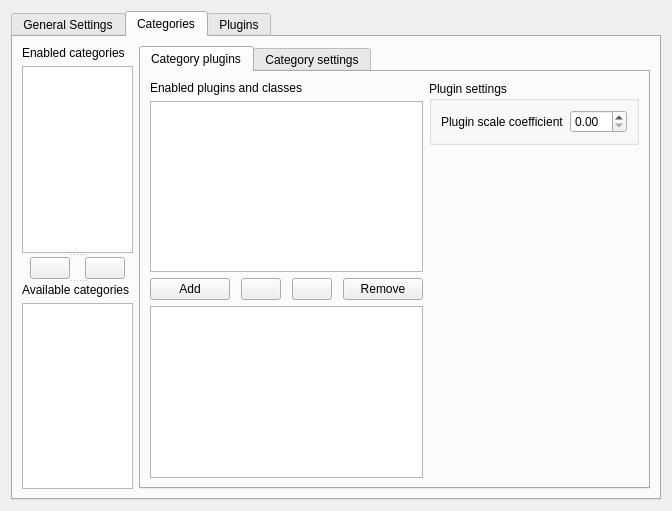
<?xml version="1.0" encoding="UTF-8"?>
<ui version="4.0">
 <class>Form</class>
 <widget class="QWidget" name="Form">
  <property name="geometry">
   <rect>
    <x>0</x>
    <y>0</y>
    <width>672</width>
    <height>511</height>
   </rect>
  </property>
  <layout class="QGridLayout" name="gridLayout">
   <item row="0" column="0">
    <widget class="KTabWidget" name="WebExSettings">
     <property name="currentIndex">
      <number>1</number>
     </property>
     <widget class="QWidget" name="general_settings">
      <attribute name="title">
       <string>General Settings</string>
      </attribute>
      <widget class="QWidget" name="advanced_widget" native="true">
       <property name="geometry">
        <rect>
         <x>10</x>
         <y>230</y>
         <width>336</width>
         <height>62</height>
        </rect>
       </property>
       <layout class="QVBoxLayout" name="verticalLayout">
        <item>
         <layout class="QHBoxLayout" name="horizontalLayout_3">
          <item>
           <widget class="QLabel" name="label_2">
            <property name="text">
             <string>Maximum resource analyzers per category</string>
            </property>
           </widget>
          </item>
          <item>
           <widget class="KIntSpinBox" name="kintspinbox_2"/>
          </item>
         </layout>
        </item>
        <item>
         <layout class="QHBoxLayout" name="horizontalLayout_2">
          <item>
           <widget class="QLabel" name="label_3">
            <property name="text">
             <string>Maximum resource analyzers</string>
            </property>
           </widget>
          </item>
          <item>
           <spacer name="horizontalSpacer">
            <property name="orientation">
             <enum>Qt::Horizontal</enum>
            </property>
            <property name="sizeHint" stdset="0">
             <size>
              <width>40</width>
              <height>20</height>
             </size>
            </property>
           </spacer>
          </item>
          <item>
           <widget class="KIntSpinBox" name="kintspinbox_3"/>
          </item>
         </layout>
        </item>
       </layout>
      </widget>
      <widget class="KPushButton" name="advanced_button">
       <property name="geometry">
        <rect>
         <x>10</x>
         <y>200</y>
         <width>151</width>
         <height>24</height>
        </rect>
       </property>
       <property name="sizePolicy">
        <sizepolicy hsizetype="Preferred" vsizetype="Fixed">
         <horstretch>0</horstretch>
         <verstretch>0</verstretch>
        </sizepolicy>
       </property>
       <property name="text">
        <string>Advanced&gt;&gt;</string>
       </property>
       <property name="checkable">
        <bool>true</bool>
       </property>
      </widget>
      <widget class="KActionSelector" name="kactionselector">
       <property name="geometry">
        <rect>
         <x>20</x>
         <y>60</y>
         <width>584</width>
         <height>219</height>
        </rect>
       </property>
       <property name="showUpDownButtons">
        <bool>true</bool>
       </property>
      </widget>
      <widget class="QWidget" name="">
       <property name="geometry">
        <rect>
         <x>10</x>
         <y>20</y>
         <width>295</width>
         <height>25</height>
        </rect>
       </property>
       <layout class="QHBoxLayout" name="horizontalLayout">
        <item>
         <widget class="QLabel" name="label">
          <property name="text">
           <string>Maximum categories simultaneously</string>
          </property>
         </widget>
        </item>
        <item>
         <widget class="KIntSpinBox" name="kintspinbox"/>
        </item>
       </layout>
      </widget>
     </widget>
     <widget class="QWidget" name="categories">
      <attribute name="title">
       <string>Categories</string>
      </attribute>
      <layout class="QHBoxLayout" name="horizontalLayout_7">
       <item>
        <widget class="QSplitter" name="splitter_2">
         <property name="orientation">
          <enum>Qt::Vertical</enum>
         </property>
         <widget class="QWidget" name="">
          <layout class="QVBoxLayout" name="verticalLayout_2">
           <item>
            <widget class="QLabel" name="label_4">
             <property name="text">
              <string>Enabled categories</string>
             </property>
            </widget>
           </item>
           <item>
            <widget class="KListWidget" name="enabled_categories_listwidget"/>
           </item>
          </layout>
         </widget>
         <widget class="QWidget" name="">
          <layout class="QHBoxLayout" name="horizontalLayout_4">
           <item>
            <spacer name="horizontalSpacer_4">
             <property name="orientation">
              <enum>Qt::Horizontal</enum>
             </property>
             <property name="sizeType">
              <enum>QSizePolicy::Expanding</enum>
             </property>
             <property name="sizeHint" stdset="0">
              <size>
               <width>40</width>
               <height>20</height>
              </size>
             </property>
            </spacer>
           </item>
           <item>
            <widget class="KArrowButton" name="karrowbutton"/>
           </item>
           <item>
            <spacer name="horizontalSpacer_2">
             <property name="orientation">
              <enum>Qt::Horizontal</enum>
             </property>
             <property name="sizeHint" stdset="0">
              <size>
               <width>40</width>
               <height>20</height>
              </size>
             </property>
            </spacer>
           </item>
           <item>
            <widget class="KArrowButton" name="karrowbutton_2">
             <property name="arrowType" stdset="0">
              <number>2</number>
             </property>
            </widget>
           </item>
           <item>
            <spacer name="horizontalSpacer_3">
             <property name="orientation">
              <enum>Qt::Horizontal</enum>
             </property>
             <property name="sizeHint" stdset="0">
              <size>
               <width>40</width>
               <height>20</height>
              </size>
             </property>
            </spacer>
           </item>
          </layout>
         </widget>
         <widget class="QWidget" name="layoutWidget">
          <layout class="QVBoxLayout" name="verticalLayout_3">
           <item>
            <widget class="QLabel" name="label_5">
             <property name="text">
              <string>Available categories</string>
             </property>
            </widget>
           </item>
           <item>
            <widget class="KListWidget" name="enabled_categories_listwidget_2"/>
           </item>
          </layout>
         </widget>
        </widget>
       </item>
       <item>
        <widget class="KTabWidget" name="category_tabwidget">
         <property name="currentIndex">
          <number>0</number>
         </property>
         <widget class="QWidget" name="tab_2">
          <attribute name="title">
           <string>Category plugins</string>
          </attribute>
          <layout class="QHBoxLayout" name="horizontalLayout_12">
           <item>
            <layout class="QVBoxLayout" name="verticalLayout_9">
             <item>
              <layout class="QVBoxLayout" name="verticalLayout_8">
               <item>
                <widget class="QLabel" name="label_12">
                 <property name="text">
                  <string>Enabled plugins and classes</string>
                 </property>
                </widget>
               </item>
               <item>
                <widget class="KListWidget" name="category_enabled_plugins"/>
               </item>
              </layout>
             </item>
             <item>
              <layout class="QHBoxLayout" name="horizontalLayout_8">
               <item>
                <widget class="KPushButton" name="add_plugin_button">
                 <property name="text">
                  <string>Add</string>
                 </property>
                 <property name="checkable">
                  <bool>true</bool>
                 </property>
                </widget>
               </item>
               <item>
                <spacer name="horizontalSpacer_9">
                 <property name="orientation">
                  <enum>Qt::Horizontal</enum>
                 </property>
                 <property name="sizeType">
                  <enum>QSizePolicy::Expanding</enum>
                 </property>
                 <property name="sizeHint" stdset="0">
                  <size>
                   <width>40</width>
                   <height>20</height>
                  </size>
                 </property>
                </spacer>
               </item>
               <item>
                <widget class="KArrowButton" name="add_plugin_arrowbutton"/>
               </item>
               <item>
                <spacer name="horizontalSpacer_10">
                 <property name="orientation">
                  <enum>Qt::Horizontal</enum>
                 </property>
                 <property name="sizeHint" stdset="0">
                  <size>
                   <width>40</width>
                   <height>20</height>
                  </size>
                 </property>
                </spacer>
               </item>
               <item>
                <widget class="KArrowButton" name="remove_plugin_arrowbutton">
                 <property name="arrowType" stdset="0">
                  <number>2</number>
                 </property>
                </widget>
               </item>
               <item>
                <spacer name="horizontalSpacer_11">
                 <property name="orientation">
                  <enum>Qt::Horizontal</enum>
                 </property>
                 <property name="sizeHint" stdset="0">
                  <size>
                   <width>40</width>
                   <height>20</height>
                  </size>
                 </property>
                </spacer>
               </item>
               <item>
                <widget class="KPushButton" name="remove_plugin_button">
                 <property name="text">
                  <string>Remove</string>
                 </property>
                </widget>
               </item>
              </layout>
             </item>
             <item>
              <layout class="QVBoxLayout" name="verticalLayout_6">
               <item>
                <widget class="KListWidget" name="category_availabel_plugins"/>
               </item>
              </layout>
             </item>
            </layout>
           </item>
           <item>
            <layout class="QVBoxLayout" name="verticalLayout_11">
             <item>
              <widget class="QGroupBox" name="groupBox">
               <property name="title">
                <string>Plugin settings</string>
               </property>
               <layout class="QVBoxLayout" name="verticalLayout_10">
                <item>
                 <layout class="QHBoxLayout" name="horizontalLayout_10">
                  <item>
                   <widget class="QLabel" name="label_14">
                    <property name="text">
                     <string>Plugin scale coefficient</string>
                    </property>
                   </widget>
                  </item>
                  <item>
                   <spacer name="horizontalSpacer_13">
                    <property name="orientation">
                     <enum>Qt::Horizontal</enum>
                    </property>
                    <property name="sizeHint" stdset="0">
                     <size>
                      <width>40</width>
                      <height>20</height>
                     </size>
                    </property>
                   </spacer>
                  </item>
                  <item>
                   <widget class="QDoubleSpinBox" name="doubleSpinBox_2"/>
                  </item>
                 </layout>
                </item>
               </layout>
              </widget>
             </item>
             <item>
              <spacer name="verticalSpacer_2">
               <property name="orientation">
                <enum>Qt::Vertical</enum>
               </property>
               <property name="sizeHint" stdset="0">
                <size>
                 <width>20</width>
                 <height>40</height>
                </size>
               </property>
              </spacer>
             </item>
            </layout>
           </item>
          </layout>
         </widget>
         <widget class="QWidget" name="tab">
          <attribute name="title">
           <string>Category settings</string>
          </attribute>
          <layout class="QHBoxLayout" name="horizontalLayout_11">
           <item>
            <widget class="QScrollArea" name="scrollArea">
             <property name="widgetResizable">
              <bool>true</bool>
             </property>
             <widget class="QWidget" name="scrollAreaWidgetContents">
              <property name="geometry">
               <rect>
                <x>0</x>
                <y>0</y>
                <width>447</width>
                <height>421</height>
               </rect>
              </property>
              <layout class="QVBoxLayout" name="verticalLayout_7">
               <item>
                <layout class="QGridLayout" name="gridLayout_2">
                 <item row="0" column="0">
                  <widget class="QLabel" name="label_6">
                   <property name="text">
                    <string>Query</string>
                   </property>
                  </widget>
                 </item>
                 <item row="0" column="2">
                  <widget class="KPushButton" name="query_show_button">
                   <property name="text">
                    <string>show&gt;&gt;</string>
                   </property>
                   <property name="checkable">
                    <bool>true</bool>
                   </property>
                  </widget>
                 </item>
                 <item row="1" column="0" colspan="3">
                  <widget class="KTextEdit" name="query_edit">
                   <property name="documentTitle">
                    <string/>
                   </property>
                   <property name="acceptRichText">
                    <bool>false</bool>
                   </property>
                  </widget>
                 </item>
                 <item row="0" column="1">
                  <spacer name="horizontalSpacer_5">
                   <property name="orientation">
                    <enum>Qt::Horizontal</enum>
                   </property>
                   <property name="sizeHint" stdset="0">
                    <size>
                     <width>40</width>
                     <height>20</height>
                    </size>
                   </property>
                  </spacer>
                 </item>
                </layout>
               </item>
               <item>
                <layout class="QGridLayout" name="gridLayout_4">
                 <item row="0" column="0">
                  <widget class="QLabel" name="label_9">
                   <property name="text">
                    <string>Query prefix</string>
                   </property>
                  </widget>
                 </item>
                 <item row="0" column="2">
                  <widget class="KPushButton" name="prefix_show_button">
                   <property name="text">
                    <string>show&gt;&gt;</string>
                   </property>
                   <property name="checkable">
                    <bool>true</bool>
                   </property>
                  </widget>
                 </item>
                 <item row="0" column="1">
                  <spacer name="horizontalSpacer_7">
                   <property name="orientation">
                    <enum>Qt::Horizontal</enum>
                   </property>
                   <property name="sizeHint" stdset="0">
                    <size>
                     <width>40</width>
                     <height>20</height>
                    </size>
                   </property>
                  </spacer>
                 </item>
                 <item row="1" column="0" colspan="3">
                  <widget class="KTextEdit" name="query_prefix_edit">
                   <property name="documentTitle">
                    <string/>
                   </property>
                   <property name="acceptRichText">
                    <bool>false</bool>
                   </property>
                  </widget>
                 </item>
                </layout>
               </item>
               <item>
                <layout class="QHBoxLayout" name="horizontalLayout_5">
                 <item>
                  <widget class="QLabel" name="label_7">
                   <property name="text">
                    <string>Polling interval</string>
                   </property>
                  </widget>
                 </item>
                 <item>
                  <spacer name="horizontalSpacer_8">
                   <property name="orientation">
                    <enum>Qt::Horizontal</enum>
                   </property>
                   <property name="sizeHint" stdset="0">
                    <size>
                     <width>40</width>
                     <height>20</height>
                    </size>
                   </property>
                  </spacer>
                 </item>
                 <item>
                  <widget class="KIntSpinBox" name="interval_spinbox"/>
                 </item>
                </layout>
               </item>
               <item>
                <layout class="QHBoxLayout" name="horizontalLayout_13">
                 <item>
                  <widget class="QLabel" name="label_16">
                   <property name="text">
                    <string>Plugin select algorithm</string>
                   </property>
                  </widget>
                 </item>
                 <item>
                  <spacer name="horizontalSpacer_15">
                   <property name="orientation">
                    <enum>Qt::Horizontal</enum>
                   </property>
                   <property name="sizeHint" stdset="0">
                    <size>
                     <width>40</width>
                     <height>20</height>
                    </size>
                   </property>
                  </spacer>
                 </item>
                 <item>
                  <widget class="KComboBox" name="plugin_algo_combobox">
                   <item>
                    <property name="text">
                     <string>All</string>
                    </property>
                   </item>
                   <item>
                    <property name="text">
                     <string>Stepwise</string>
                    </property>
                   </item>
                  </widget>
                 </item>
                </layout>
               </item>
               <item>
                <spacer name="verticalSpacer">
                 <property name="orientation">
                  <enum>Qt::Vertical</enum>
                 </property>
                 <property name="sizeHint" stdset="0">
                  <size>
                   <width>20</width>
                   <height>40</height>
                  </size>
                 </property>
                </spacer>
               </item>
              </layout>
             </widget>
            </widget>
           </item>
          </layout>
         </widget>
        </widget>
       </item>
      </layout>
     </widget>
     <widget class="QWidget" name="datapps">
      <attribute name="title">
       <string>Plugins</string>
      </attribute>
      <layout class="QHBoxLayout" name="horizontalLayout_6">
       <item>
        <layout class="QVBoxLayout" name="verticalLayout_4">
         <item>
          <widget class="QLabel" name="label_10">
           <property name="text">
            <string>Plugins</string>
           </property>
          </widget>
         </item>
         <item>
          <widget class="KListWidget" name="plugins_listwidget">
           <property name="sizePolicy">
            <sizepolicy hsizetype="Minimum" vsizetype="Expanding">
             <horstretch>0</horstretch>
             <verstretch>0</verstretch>
            </sizepolicy>
           </property>
          </widget>
         </item>
        </layout>
       </item>
       <item>
        <widget class="QGroupBox" name="groupBox_2">
         <property name="sizePolicy">
          <sizepolicy hsizetype="Expanding" vsizetype="Preferred">
           <horstretch>0</horstretch>
           <verstretch>0</verstretch>
          </sizepolicy>
         </property>
         <property name="title">
          <string>Plugin settings</string>
         </property>
         <layout class="QVBoxLayout" name="verticalLayout_5">
          <item>
           <widget class="QScrollArea" name="scrollArea_2">
            <property name="widgetResizable">
             <bool>true</bool>
            </property>
            <widget class="QWidget" name="scrollAreaWidgetContents_2">
             <property name="geometry">
              <rect>
               <x>0</x>
               <y>0</y>
               <width>362</width>
               <height>418</height>
              </rect>
             </property>
            </widget>
           </widget>
          </item>
         </layout>
        </widget>
       </item>
      </layout>
     </widget>
    </widget>
   </item>
  </layout>
 </widget>
 <customwidgets>
  <customwidget>
   <class>KIntSpinBox</class>
   <extends>QSpinBox</extends>
   <header>knuminput.h</header>
  </customwidget>
  <customwidget>
   <class>KListWidget</class>
   <extends>QListWidget</extends>
   <header>klistwidget.h</header>
  </customwidget>
  <customwidget>
   <class>KArrowButton</class>
   <extends>QPushButton</extends>
   <header>karrowbutton.h</header>
  </customwidget>
  <customwidget>
   <class>KPushButton</class>
   <extends>QPushButton</extends>
   <header>kpushbutton.h</header>
  </customwidget>
  <customwidget>
   <class>KComboBox</class>
   <extends>QComboBox</extends>
   <header>kcombobox.h</header>
  </customwidget>
  <customwidget>
   <class>KTabWidget</class>
   <extends>QTabWidget</extends>
   <header>ktabwidget.h</header>
   <container>1</container>
  </customwidget>
  <customwidget>
   <class>KActionSelector</class>
   <extends>QWidget</extends>
   <header>kactionselector.h</header>
  </customwidget>
  <customwidget>
   <class>KTextEdit</class>
   <extends>QTextEdit</extends>
   <header>ktextedit.h</header>
  </customwidget>
 </customwidgets>
 <resources/>
 <connections>
  <connection>
   <sender>advanced_button</sender>
   <signal>toggled(bool)</signal>
   <receiver>advanced_widget</receiver>
   <slot>setVisible(bool)</slot>
   <hints>
    <hint type="sourcelabel">
     <x>93</x>
     <y>241</y>
    </hint>
    <hint type="destinationlabel">
     <x>185</x>
     <y>290</y>
    </hint>
   </hints>
  </connection>
  <connection>
   <sender>query_show_button</sender>
   <signal>toggled(bool)</signal>
   <receiver>query_edit</receiver>
   <slot>setVisible(bool)</slot>
   <hints>
    <hint type="sourcelabel">
     <x>585</x>
     <y>52</y>
    </hint>
    <hint type="destinationlabel">
     <x>483</x>
     <y>102</y>
    </hint>
   </hints>
  </connection>
  <connection>
   <sender>prefix_show_button</sender>
   <signal>toggled(bool)</signal>
   <receiver>query_prefix_edit</receiver>
   <slot>setVisible(bool)</slot>
   <hints>
    <hint type="sourcelabel">
     <x>485</x>
     <y>152</y>
    </hint>
    <hint type="destinationlabel">
     <x>383</x>
     <y>229</y>
    </hint>
   </hints>
  </connection>
  <connection>
   <sender>add_plugin_button</sender>
   <signal>toggled(bool)</signal>
   <receiver>category_availabel_plugins</receiver>
   <slot>setVisible(bool)</slot>
   <hints>
    <hint type="sourcelabel">
     <x>204</x>
     <y>286</y>
    </hint>
    <hint type="destinationlabel">
     <x>295</x>
     <y>396</y>
    </hint>
   </hints>
  </connection>
  <connection>
   <sender>add_plugin_button</sender>
   <signal>toggled(bool)</signal>
   <receiver>remove_plugin_button</receiver>
   <slot>setHidden(bool)</slot>
   <hints>
    <hint type="sourcelabel">
     <x>204</x>
     <y>286</y>
    </hint>
    <hint type="destinationlabel">
     <x>374</x>
     <y>286</y>
    </hint>
   </hints>
  </connection>
  <connection>
   <sender>add_plugin_button</sender>
   <signal>toggled(bool)</signal>
   <receiver>add_plugin_arrowbutton</receiver>
   <slot>setVisible(bool)</slot>
   <hints>
    <hint type="sourcelabel">
     <x>204</x>
     <y>286</y>
    </hint>
    <hint type="destinationlabel">
     <x>264</x>
     <y>286</y>
    </hint>
   </hints>
  </connection>
  <connection>
   <sender>add_plugin_button</sender>
   <signal>toggled(bool)</signal>
   <receiver>remove_plugin_arrowbutton</receiver>
   <slot>setVisible(bool)</slot>
   <hints>
    <hint type="sourcelabel">
     <x>204</x>
     <y>286</y>
    </hint>
    <hint type="destinationlabel">
     <x>302</x>
     <y>286</y>
    </hint>
   </hints>
  </connection>
 </connections>
</ui>
